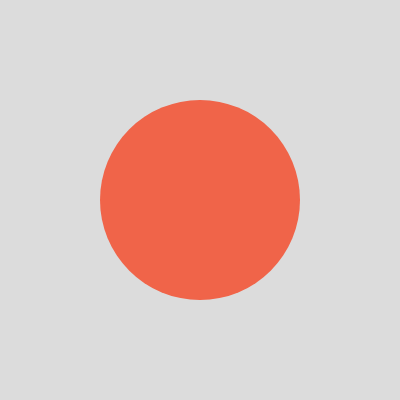
Frame 1 (no input)
Frame 60 (no input): identical to frame 1, image omitted
Frame 120 (the mouse pressed at the canvas centre since frame 60): identical to frame 1, image omitted

The p5.js sketch that drew this single still picture (run headless with seeded random() and noise() and a simulated clock; from frame 60 on, the mouse is pressed at the canvas centre):

// p5.js sketch
// ── sketch.js
// DM2008 — Activity 3a
// (Array Sampler, 25 min)

// 1. Create an array of colors (or other values)
//    You can make more than one array if you'd like
let palette = ["#f06449", "#009988", "#3c78d8", "#ffeb3b"];

// 2. A variable to track the current index
let currentIndex = 0;


function setup() {
  createCanvas(400, 400);
  noStroke();
}

function draw() {
  background(220);

  // 3. Use the array value at currentIndex
  fill(palette[currentIndex]);
  ellipse(width/2, height/2, 200);
}

function keyPressed () {
  if (key == "1"){
    palette.push(color(random(255),random(255),random(255)))
  }
  if (key=="2"){
    currentIndex++;
    if (currentIndex >= palette.length)
      currentIndex=0
  }
  if (key=="3"){
    if (palette.length > 1){
      palette.splice(currentIndex,1)
      currentIndex--
      if (currentIndex=0){
        currentIndex=[palette.length]
      }
    }
    
    
  }
}


  // Log in the console to check
  console.log("Current index:", currentIndex, "→", palette[currentIndex]);


  





/* 
TODOs for students:
1. Replace colors with your own data (positions, text, sizes, etc).
2. Try mousePressed() instead of keyPressed().
3. Use push() to add new items, or splice() to remove them, then check how the sketch adapts.
4. Try looping through an array to visualize all the items within it instead of accessing one item at a time.
*/
